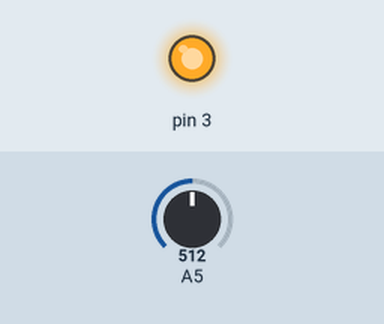
The sketch below on a simulated Arduino Uno, built with avr-gcc and run on an emulated ATmega328P. Parts: output pins drawn as LEDs (lit = HIGH). The test bench sets the inputs (shaded band); at power-on: A5 = 512. What the sketch prints to the serial monitor is not drawn.

Above: at 0.1 s.
Timing chart, 0 to 1.6 s (numbered marks = the images above):
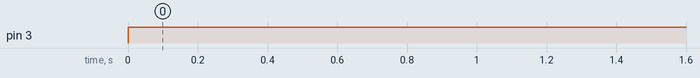

The sketch:

Feb2_voltagedivider.ino
```cpp
//initalize variables
int wait = 1000;
int vR2;
void setup() {
  // put your setup code here, to run once:
  //sending 5V to the divider
  pinMode(3, OUTPUT);
  //reading the voltage
  pinMode(A5,INPUT);

  Serial.begin(9600);

}

void loop() {
  // put your main code here, to run repeatedly:
  //write 5v to the board
  digitalWrite(3, HIGH);
  // read the voltage and save in variable
  vR2 = analogRead(A5);
  //print the values in the console
  Serial.println(vR2);
  //delay time
  delay(wait);


}
```

Measured:
- by itself, pin 3: LOW → HIGH at 0.00 s
